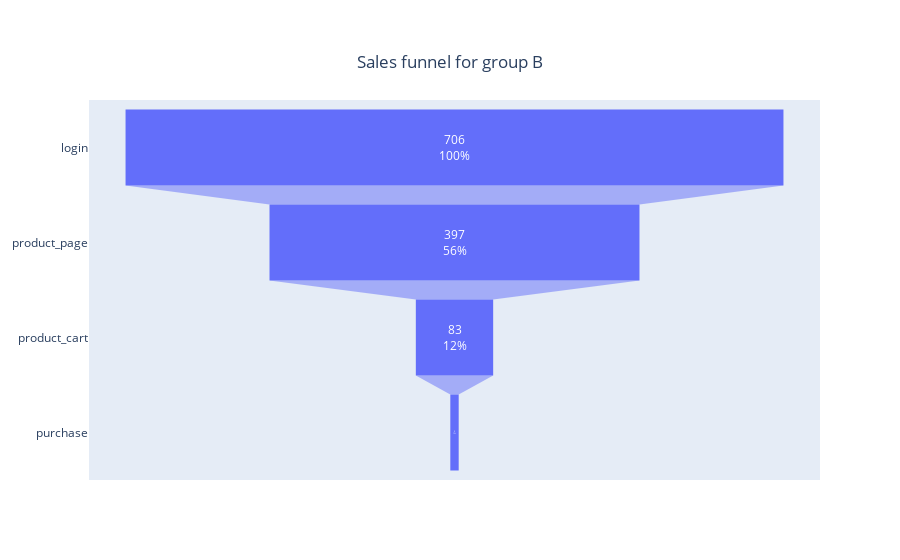

Notebook cell for this chart:
### Code cell
fig_B = go.Figure(go.Funnel(
    y=["login", "product_page", "product_cart", "purchase"],
    x=[n_login_B, n_product_B,  n_cart_B, n_purchase_B],
    textposition="inside",
    textinfo="value+percent initial"
))

fig_B.update_layout(title={
    'text': "Sales funnel for group B",
    'y': 0.9,
    'x': 0.5,
    'xanchor': 'center',
    'yanchor': 'top'})

fig_B.show()

### Figure 1 — Plotly figure (JSON) as saved in the notebook; plotly's stock layout.template omitted (floating-point values rounded to 4 significant figures)
{"data": [{"textinfo": "value+percent initial", "textposition": "inside", "type": "funnel", "x": [706, 397, 83, 9], "y": ["login", "product_page", "product_cart", "purchase"]}], "layout": {"title": {"text": "Sales funnel for group B", "x": 0.5, "xanchor": "center", "y": 0.9, "yanchor": "top"}}}
